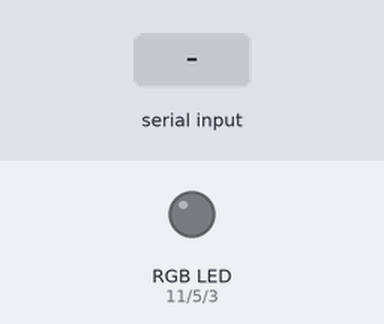
Bench run of a sketch on a simulated Arduino Uno, built with avr-gcc and run on an emulated ATmega328P. On the bench: an RGB LED mixed from three pins (HIGH = lit). The inputs (shaded band) are chosen by the test bench. Dim RGB values are drawn brighter than linear; what the sketch prints to the serial monitor is not drawn.

Above: at 1.0 s.
1.1 s: "90,45,200," received over Serial
At 3.4 s:
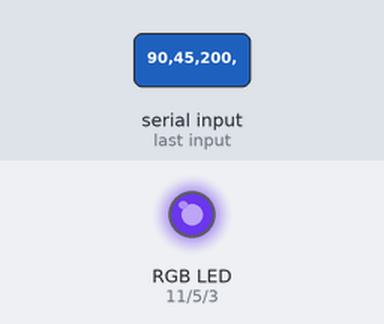
3.7 s: "30,150,10," received over Serial
At 5.8 s:
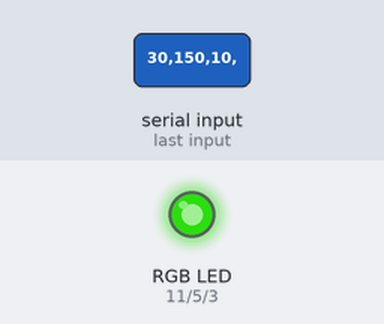
6.2 s: "90,45," received over Serial
At 7.6 s:
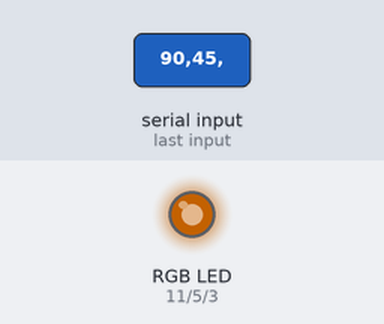
8.7 s: "30,150," received over Serial
At 10.7 s:
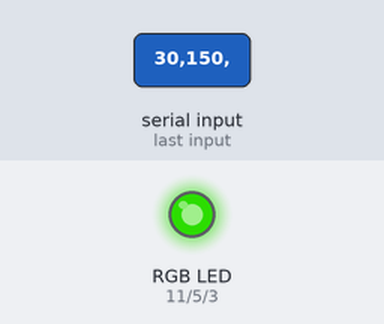
11.2 s: "5," received over Serial
At 14.0 s:
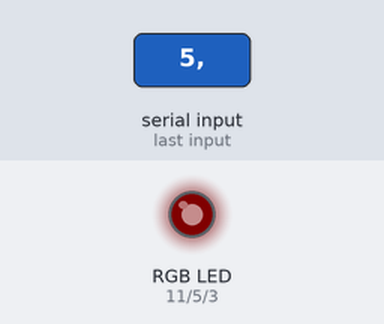
14.2 s: "90," received over Serial
At 16.7 s:
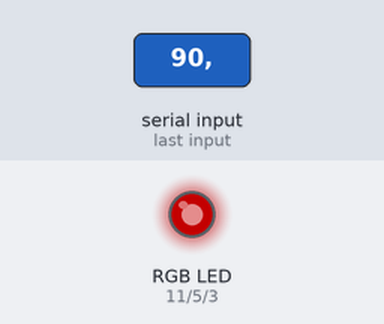
Timing chart, 0 to 18.2 s (numbered marks = the images above; inputs shaded):
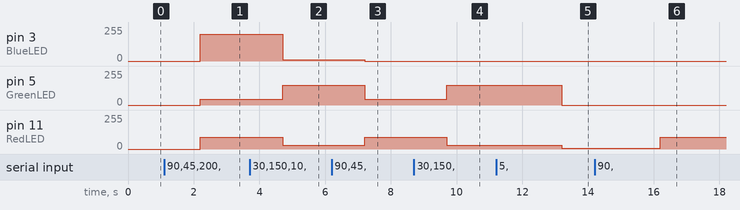

The sketch:

ex16_extend_02.ino
```cpp
// 아두이노: RGB 픽셀값 수신 후 RGB LED 제어

#define RedLED 11
#define GreenLED 5
#define BlueLED 3

void setup() {
  pinMode(RedLED, OUTPUT);
  pinMode(GreenLED, OUTPUT);
  pinMode(BlueLED, OUTPUT);
  Serial.begin(9600);
  while (Serial.available() == 0) {  // 수신 버퍼에 수신값이 없는 동안 반복 실행
    Serial.write('A');      // 시작신호 전송
    delay(300);       // 0.3초 대기
  }
}

void loop( ) { }

void serialEvent() {        // 이벤트함수: 수신값이 있으면 자동 호출
  int r = Serial.readStringUntil(',').toInt();  // 첫 번째 콤마까지의 문자열을 정수로 변환
  int g = Serial.readStringUntil(',').toInt();  // 그다음 콤마까지의 문자열을 정수로 변환
  int b = Serial.readStringUntil('\n').toInt(); // 개행까지의 문자열을 정수로 변환
  analogWrite(RedLED, r);
  analogWrite(GreenLED, g);
  analogWrite(BlueLED, b);
  Serial.write('B');        // 송신
}
```

Measured:
- after the input at 1.1 s, pin 3 (BlueLED): 0/255 → 200/255 after 1.1 s; pin 5 (GreenLED): 0/255 → 45/255 after 1.1 s; pin 11 (RedLED): 0/255 → 90/255 after 1.1 s
- after the input at 3.7 s, pin 3 (BlueLED): 200/255 → 10/255 after 1.0 s; pin 5 (GreenLED): 45/255 → 150/255 after 1.0 s; pin 11 (RedLED): 90/255 → 30/255 after 1.0 s
- after the input at 6.2 s, pin 3 (BlueLED): 10/255 → 0/255 after 1.0 s; pin 5 (GreenLED): 150/255 → 45/255 after 1.0 s; pin 11 (RedLED): 30/255 → 90/255 after 1.0 s
- after the input at 8.7 s, pin 5 (GreenLED): 45/255 → 150/255 after 1.0 s; pin 11 (RedLED): 90/255 → 30/255 after 1.0 s
- after the input at 11.2 s, pin 5 (GreenLED): 150/255 → 0/255 after 2.0 s; pin 11 (RedLED): 30/255 → 5/255 after 2.0 s
- after the input at 14.2 s, pin 11 (RedLED): 5/255 → 90/255 after 2.0 s
